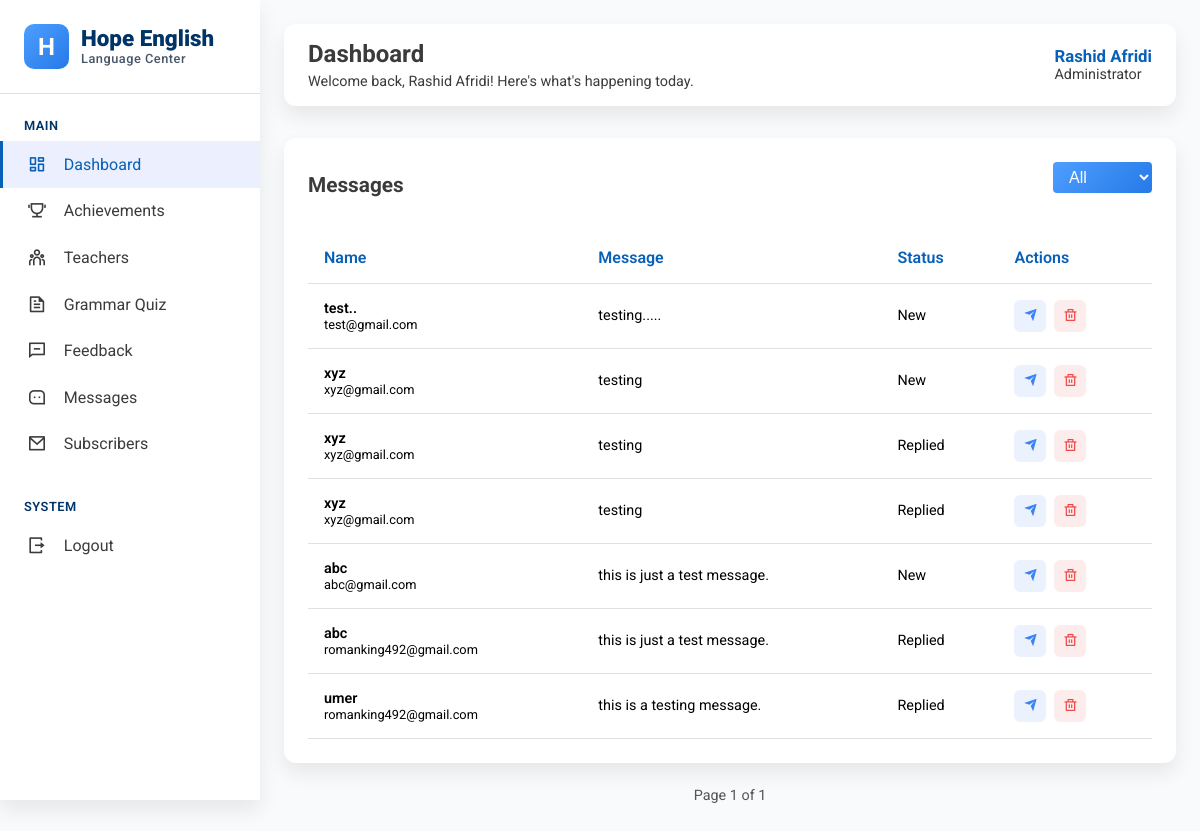
Page /admin/messages.php (signed in) on the committed database.
### tables this page shows
CREATE TABLE `messages` (
  `id` int(11) NOT NULL,
  `name` varchar(100) NOT NULL,
  `email` varchar(120) NOT NULL,
  `message` text NOT NULL,
  `created_at` timestamp NOT NULL DEFAULT current_timestamp(),
  `is_read` tinyint(1) DEFAULT 0,
  `replied` tinyint(1) DEFAULT 0
);

### admin/messages.php (the view, shortened to what this page needs)
<?php
include 'config.php';
$limit = 10;
$page = isset($_GET['page']) ? (int)$_GET['page'] : 1;
$offset = ($page - 1) * $limit;
$filter = isset($_GET['filter']) ? $_GET['filter'] : 'all';
$whereClause = "";
switch ($filter) {
  default:
    $whereClause = "";
}
$sql = "SELECT * FROM messages $whereClause ORDER BY created_at DESC LIMIT $limit OFFSET $offset";
$result = mysqli_query($connect, $sql);
$countSql = "SELECT COUNT(*) AS total FROM messages $whereClause";
$countResult = mysqli_query($connect, $countSql);
$totalRow = mysqli_fetch_assoc($countResult);
$totalMessages = $totalRow['total'];
$totalPages = ceil($totalMessages / $limit);
?>
<!doctype html>
<html lang="en">
<head>
  <link href="https://cdn.jsdelivr.net/npm/remixicon@4.5.0/fonts/remixicon.css" rel="stylesheet" />
  <link rel="stylesheet" href="../assets/css/admin.css" />
</head>
<body>
  <?php include 'assets/components/sidebar.php'; ?>
  <main class="main-content">
    <?php include 'assets/components/navbar.php'; ?>
    <div class="content-grid">
      <div class="left-column">
        <div class="content-card">
          <div class="card-header">
            <h3>Messages</h3>
            <div class="filters">
              <form method="get" action="">
                <select name="filter" onchange="this.form.submit()">
                  <option value="all" <?= ($filter == 'all') ? 'selected' : '' ?>>All</option>
                </select>
              </form>
            </div>
          </div>
          <div class="table-container">
            <?php if (mysqli_num_rows($result)) { ?>
              <table>
                <thead>
                  <tr>
                    <th>Name</th>
                    <th>Message</th>
                    <th>Status</th>
                    <th>Actions</th>
                  </tr>
                </thead>
                <tbody>
                  <?php while ($row = mysqli_fetch_assoc($result)) { ?>
                    <tr>
                      <td>
                        <div style="font-weight: 600"><?= $row['name'] ?></div>
                        <div style="font-size: 0.8rem"><?= $row['email'] ?></div>
                      </td>
                      <td><?= $row['message'] ?></td>
                      <td>
                        <?php
                        echo $row['replied'] ? "Replied" : ($row['is_read'] ? "Read" : "New");
                        ?>
                      </td>
                      <td>
                        <div class="action-buttons">
                          <a href="replyMsgForm.php?id=<?= $row['id'] ?>" class="action-btn edit replyBtn">
                            <i class="ri-send-plane-fill"></i>
                          </a>
                          <a href="deleteMessage.php?id=<?= $row['id'] ?>" class="action-btn delete"
                            onclick="return confirm('Are you sure to delete this message?')">
                            <i class="ri-delete-bin-line"></i>
                          </a>
                        </div>
                      </td>
                    </tr>
                  <?php } ?>
                </tbody>
              </table>
            <?php } else { ?>
              <p>No messages found.</p>
            <?php } ?>
          </div>
        </div>
        <div class="pagination">
          <span>Page <?= $page ?> of <?= $totalPages ?></span>
        </div>
      </div>
    </div>
  </main>
</body>
</html>

### assets/css/admin.css (style rules this page uses)
:root { --text-color-d: #3b3b3b; --txt-color-l: #ffff; --txt-hover-color: #0860b8; --txt-color2: #003366; --txt-color-xl: #475569; --btn-color: linear-gradient(135deg, #4e9eff, #267ae7); --btn-hover-color: linear-gradient(135deg, #5ca7ff, #3c85e0); --bg-color-l: #E0E0E0; --bg-color-d: #F8FAFB; --box-shadow: 0 10px 20px rgba(0, 0, 0, 0.08); --roboto: "Roboto", sans-serif; --satisfy-font: "Satisfy", cursive; }
* { padding: 0; margin: 0; box-sizing: border-box; }
body { min-height: 100vh; width: 100%; display: flex; font-family: var(--roboto); background: var(--bg-color-d); overflow-x: hidden; }
.main-content { flex: 1; margin-left: 260px; padding: 1.5rem; transition: all 0.3s ease; }
.content-grid { display: grid; grid-template-columns: 1fr; gap: 1.5rem; }
.content-grid .content-card { background: #fff; border-radius: 12px; padding: 1.5rem; box-shadow: var(--box-shadow); margin-bottom: 1.5rem; }
.content-grid .card-header { display: flex; justify-content: space-between; align-items: center; margin-bottom: 1.5rem; }
.content-grid .card-header h3 { font-size: 1.3rem; color: var(--text-color-d); }
.content-grid .table-container { overflow-x: auto; }
.content-grid table { width: 100%; border-collapse: collapse; min-width: 600px; overflow-x: auto; }
.content-grid th, .content-grid td { padding: 1rem; text-align: left; border-bottom: 1px solid #E0E0E0; }
.content-grid th { color: var(--txt-hover-color); font-weight: 600; font-size: 1rem; }
.content-grid td { font-size: 0.9rem; }
.content-grid .action-buttons { display: flex; gap: 0.5rem; }
.content-grid .action-btn { width: 32px; height: 32px; text-decoration: none; border-radius: 6px; display: flex; align-items: center; justify-content: center; cursor: pointer; transition: all 0.3s ease; }
.content-grid .action-btn.edit { background: rgba(59, 130, 246, 0.1); color: #3b82f6; }
.content-grid .action-btn.delete { background: rgba(239, 68, 68, 0.1); color: #ef4444; }
.content-grid .filters { margin-bottom: 15px; }
.content-grid .filters select { padding: 6px 12px; background: #f5f5f5; background: var(--btn-color); border: none; border-radius: 4px; color: var(--txt-color-l); transition: all 0.3s ease; cursor: pointer; font-size: 1rem; }
.content-grid .filters select option { color: var(--text-color-d); }
.pagination { display: flex; justify-content: center; margin: 20px 0; gap: 8px; }
.pagination span { font-size: 0.9rem; color: #555; }

### rows in the picture
messages: name "test..", email "test@gmail.com", message "testing.....", replied "New"
messages: name "xyz", email "xyz@gmail.com", message "testing", replied "New"
messages: name "xyz", email "xyz@gmail.com", message "testing", replied "Replied"
messages: name "xyz", email "xyz@gmail.com", message "testing", replied "Replied"
messages: name "abc", email "abc@gmail.com", message "this is just a test message.", replied "New"
messages: name "abc", email "romanking492@gmail.com", message "this is just a test message.", replied "Replied"
messages: name "umer", email "romanking492@gmail.com", message "this is a testing message.", replied "Replied"

### other values in the picture
$_SESSION['admin_name'] "Rashid Afridi"
$page "1"
$totalPages "1"
